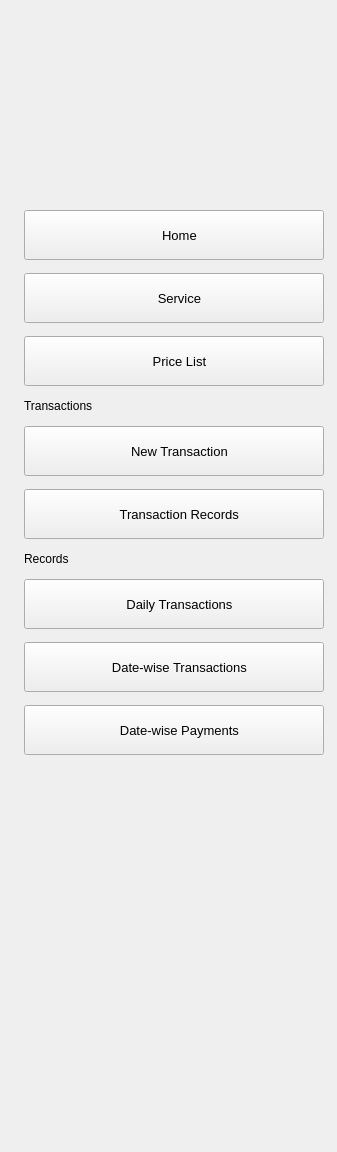
     <widget class="QWidget" name="full_menu_widget" native="true">
      <layout class="QGridLayout" name="gridLayout_11">
       <property name="rightMargin">
        <number>0</number>
       </property>
       <item row="0" column="0">
        <layout class="QHBoxLayout" name="horizontalLayout_2">
         <property name="spacing">
          <number>0</number>
         </property>
         <property name="topMargin">
          <number>0</number>
         </property>
         <property name="bottomMargin">
          <number>50</number>
         </property>
         <item>
          <widget class="QLabel" name="logo_label_2">
           <property name="minimumSize">
            <size>
             <width>130</width>
             <height>130</height>
            </size>
           </property>
           <property name="maximumSize">
            <size>
             <width>40</width>
             <height>40</height>
            </size>
           </property>
           <property name="text">
            <string/>
           </property>
           <property name="pixmap">
            <pixmap resource="resource.qrc">:/icon/icon/business-logo.png</pixmap>
           </property>
           <property name="scaledContents">
            <bool>true</bool>
           </property>
           <property name="wordWrap">
            <bool>false</bool>
           </property>
           <property name="margin">
            <number>10</number>
           </property>
          </widget>
         </item>
        </layout>
       </item>
       <item row="1" column="0">
        <layout class="QVBoxLayout" name="verticalLayout_2">
         <property name="spacing">
          <number>13</number>
         </property>
         <property name="leftMargin">
          <number>13</number>
         </property>
         <property name="topMargin">
          <number>13</number>
         </property>
         <property name="rightMargin">
          <number>13</number>
         </property>
         <property name="bottomMargin">
          <number>13</number>
         </property>
         <item>
          <widget class="QPushButton" name="home_btn_2">
           <property name="minimumSize">
            <size>
             <width>250</width>
             <height>50</height>
            </size>
           </property>
           <property name="font">
            <font>
             <pointsize>10</pointsize>
            </font>
           </property>
           <property name="cursor">
            <cursorShape>PointingHandCursor</cursorShape>
           </property>
           <property name="layoutDirection">
            <enum>Qt::LeftToRight</enum>
           </property>
           <property name="autoFillBackground">
            <bool>false</bool>
           </property>
           <property name="text">
            <string>   Home</string>
           </property>
           <property name="icon">
            <iconset>
             <normaloff>icon/BD-INV.png</normaloff>icon/BD-INV.png</iconset>
           </property>
           <property name="iconSize">
            <size>
             <width>25</width>
             <height>25</height>
            </size>
           </property>
           <property name="checkable">
            <bool>true</bool>
           </property>
           <property name="autoExclusive">
            <bool>true</bool>
           </property>
          </widget>
         </item>
         <item>
          <widget class="QPushButton" name="categories_btn_2">
           <property name="minimumSize">
            <size>
             <width>300</width>
             <height>50</height>
            </size>
           </property>
           <property name="font">
            <font>
             <pointsize>10</pointsize>
            </font>
           </property>
           <property name="cursor">
            <cursorShape>PointingHandCursor</cursorShape>
           </property>
           <property name="text">
            <string>   Service</string>
           </property>
           <property name="icon">
            <iconset resource="resource.qrc">
             <normaloff>:/icon/icon/si_cat.png</normaloff>:/icon/icon/si_cat.png</iconset>
           </property>
           <property name="iconSize">
            <size>
             <width>25</width>
             <height>25</height>
            </size>
           </property>
           <property name="checkable">
            <bool>true</bool>
           </property>
           <property name="autoExclusive">
            <bool>true</bool>
           </property>
          </widget>
         </item>
         <item>
          <widget class="QPushButton" name="price_list_btn_2">
           <property name="minimumSize">
            <size>
             <width>300</width>
             <height>50</height>
            </size>
           </property>
           <property name="font">
            <font>
             <pointsize>10</pointsize>
            </font>
           </property>
           <property name="cursor">
            <cursorShape>PointingHandCursor</cursorShape>
           </property>
           <property name="text">
            <string>   Price List</string>
           </property>
           <property name="icon">
            <iconset resource="resource.qrc">
             <normaloff>:/icon/icon/si_pricelist-INV.png</normaloff>:/icon/icon/si_pricelist-INV.png</iconset>
           </property>
           <property name="iconSize">
            <size>
             <width>25</width>
             <height>25</height>
            </size>
           </property>
           <property name="checkable">
            <bool>true</bool>
           </property>
           <property name="autoExclusive">
            <bool>true</bool>
           </property>
          </widget>
         </item>
         <item>
          <widget class="QLabel" name="transaction_label">
           <property name="text">
            <string>Transactions</string>
           </property>
          </widget>
         </item>
         <item>
          <widget class="QPushButton" name="new_transaction_btn_2">
           <property name="minimumSize">
            <size>
             <width>300</width>
             <height>50</height>
            </size>
           </property>
           <property name="font">
            <font>
             <pointsize>10</pointsize>
            </font>
           </property>
           <property name="cursor">
            <cursorShape>PointingHandCursor</cursorShape>
           </property>
           <property name="autoFillBackground">
            <bool>false</bool>
           </property>
           <property name="text">
            <string>   New Transaction</string>
           </property>
           <property name="icon">
            <iconset resource="resource.qrc">
             <normaloff>:/icon/icon/si_newtrans-INV.png</normaloff>:/icon/icon/si_newtrans-INV.png</iconset>
           </property>
           <property name="iconSize">
            <size>
             <width>25</width>
             <height>25</height>
            </size>
           </property>
           <property name="checkable">
            <bool>true</bool>
           </property>
           <property name="autoExclusive">
            <bool>true</bool>
           </property>
          </widget>
         </item>
         <item>
          <widget class="QPushButton" name="transaction_record_btn_2">
           <property name="minimumSize">
            <size>
             <width>300</width>
             <height>50</height>
            </size>
           </property>
           <property name="font">
            <font>
             <pointsize>10</pointsize>
            </font>
           </property>
           <property name="cursor">
            <cursorShape>PointingHandCursor</cursorShape>
           </property>
           <property name="autoFillBackground">
            <bool>false</bool>
           </property>
           <property name="text">
            <string>   Transaction Records</string>
           </property>
           <property name="icon">
            <iconset>
             <normaloff>icon/si_transrecs-INV.png</normaloff>icon/si_transrecs-INV.png</iconset>
           </property>
           <property name="iconSize">
            <size>
             <width>25</width>
             <height>25</height>
            </size>
           </property>
           <property name="checkable">
            <bool>true</bool>
           </property>
           <property name="autoExclusive">
            <bool>true</bool>
           </property>
          </widget>
         </item>
         <item>
          <widget class="QLabel" name="record_labe">
           <property name="text">
            <string>Records</string>
           </property>
          </widget>
         </item>
         <item>
          <widget class="QPushButton" name="daily_transaction_btn_2">
           <property name="minimumSize">
            <size>
             <width>300</width>
             <height>50</height>
            </size>
           </property>
           <property name="font">
            <font>
             <pointsize>10</pointsize>
            </font>
           </property>
           <property name="cursor">
            <cursorShape>PointingHandCursor</cursorShape>
           </property>
           <property name="autoFillBackground">
            <bool>false</bool>
           </property>
           <property name="text">
            <string>   Daily Transactions</string>
           </property>
           <property name="icon">
            <iconset>
             <normaloff>icon/si_dailytrans-INV2.png</normaloff>icon/si_dailytrans-INV2.png</iconset>
           </property>
           <property name="iconSize">
            <size>
             <width>25</width>
             <height>25</height>
            </size>
           </property>
           <property name="checkable">
            <bool>true</bool>
           </property>
           <property name="autoExclusive">
            <bool>true</bool>
           </property>
          </widget>
         </item>
         <item>
          <widget class="QPushButton" name="datewise_transaction_btn_2">
           <property name="minimumSize">
            <size>
             <width>300</width>
             <height>50</height>
            </size>
           </property>
           <property name="font">
            <font>
             <pointsize>10</pointsize>
            </font>
           </property>
           <property name="cursor">
            <cursorShape>PointingHandCursor</cursorShape>
           </property>
           <property name="autoFillBackground">
            <bool>false</bool>
           </property>
           <property name="text">
            <string>   Date-wise Transactions</string>
           </property>
           <property name="icon">
            <iconset>
             <normaloff>icon/si_dwtrans-INV.png</normaloff>icon/si_dwtrans-INV.png</iconset>
           </property>
           <property name="iconSize">
            <size>
             <width>25</width>
             <height>25</height>
            </size>
           </property>
           <property name="checkable">
            <bool>true</bool>
           </property>
           <property name="autoExclusive">
            <bool>true</bool>
           </property>
          </widget>
         </item>
         <item>
          <widget class="QPushButton" name="datewise_payment_btn_2">
           <property name="enabled">
            <bool>true</bool>
           </property>
           <property name="minimumSize">
            <size>
             <width>300</width>
             <height>50</height>
            </size>
           </property>
           <property name="font">
            <font>
             <pointsize>10</pointsize>
            </font>
           </property>
           <property name="cursor">
            <cursorShape>PointingHandCursor</cursorShape>
           </property>
           <property name="autoFillBackground">
            <bool>false</bool>
           </property>
           <property name="text">
            <string>   Date-wise Payments</string>
           </property>
           <property name="icon">
            <iconset resource="resource.qrc">
             <normaloff>:/icon/icon/si_datewise_payments-INV.png</normaloff>:/icon/icon/si_datewise_payments-INV.png</iconset>
           </property>
           <property name="iconSize">
            <size>
             <width>25</width>
             <height>25</height>
            </size>
           </property>
           <property name="checkable">
            <bool>true</bool>
           </property>
           <property name="autoExclusive">
            <bool>true</bool>
           </property>
          </widget>
         </item>
        </layout>
       </item>
       <item row="3" column="0">
        <spacer name="verticalSpacer_2">
         <property name="orientation">
          <enum>Qt::Vertical</enum>
         </property>
         <property name="sizeHint" stdset="0">
          <size>
           <width>20</width>
           <height>373</height>
          </size>
         </property>
        </spacer>
       </item>
      </layout>
     </widget>
